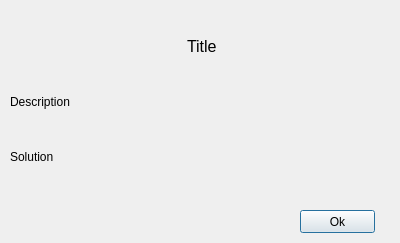
<?xml version="1.0" encoding="UTF-8"?>
<ui version="4.0">
 <class>IssueDialog</class>
 <widget class="QDialog" name="IssueDialog">
  <property name="geometry">
   <rect>
    <x>0</x>
    <y>0</y>
    <width>400</width>
    <height>243</height>
   </rect>
  </property>
  <property name="windowTitle">
   <string>Dialog</string>
  </property>
  <widget class="QPushButton" name="pushButton">
   <property name="geometry">
    <rect>
     <x>300</x>
     <y>210</y>
     <width>75</width>
     <height>23</height>
    </rect>
   </property>
   <property name="text">
    <string>Ok</string>
   </property>
  </widget>
  <widget class="QWidget" name="layoutWidget">
   <property name="geometry">
    <rect>
     <x>10</x>
     <y>21</y>
     <width>371</width>
     <height>161</height>
    </rect>
   </property>
   <layout class="QVBoxLayout" name="verticalLayout">
    <item>
     <layout class="QHBoxLayout" name="horizontalLayout">
      <item>
       <spacer name="horizontalSpacer">
        <property name="orientation">
         <enum>Qt::Horizontal</enum>
        </property>
        <property name="sizeHint" stdset="0">
         <size>
          <width>40</width>
          <height>20</height>
         </size>
        </property>
       </spacer>
      </item>
      <item>
       <widget class="QLabel" name="signLabel">
        <property name="maximumSize">
         <size>
          <width>50</width>
          <height>50</height>
         </size>
        </property>
        <property name="text">
         <string/>
        </property>
        <property name="pixmap">
         <pixmap resource="logos.qrc">:/sign/issueWarning.png</pixmap>
        </property>
        <property name="scaledContents">
         <bool>false</bool>
        </property>
       </widget>
      </item>
      <item>
       <widget class="QLabel" name="titleLabel">
        <property name="font">
         <font>
          <pointsize>12</pointsize>
         </font>
        </property>
        <property name="text">
         <string>Title</string>
        </property>
       </widget>
      </item>
      <item>
       <spacer name="horizontalSpacer_2">
        <property name="orientation">
         <enum>Qt::Horizontal</enum>
        </property>
        <property name="sizeHint" stdset="0">
         <size>
          <width>40</width>
          <height>20</height>
         </size>
        </property>
       </spacer>
      </item>
     </layout>
    </item>
    <item>
     <widget class="QLabel" name="descriptionLabel">
      <property name="text">
       <string>Description</string>
      </property>
     </widget>
    </item>
    <item>
     <widget class="QLabel" name="solutionLabel">
      <property name="text">
       <string>Solution</string>
      </property>
     </widget>
    </item>
   </layout>
  </widget>
 </widget>
 <resources>
  <include location="logos.qrc"/>
 </resources>
 <connections/>
</ui>
